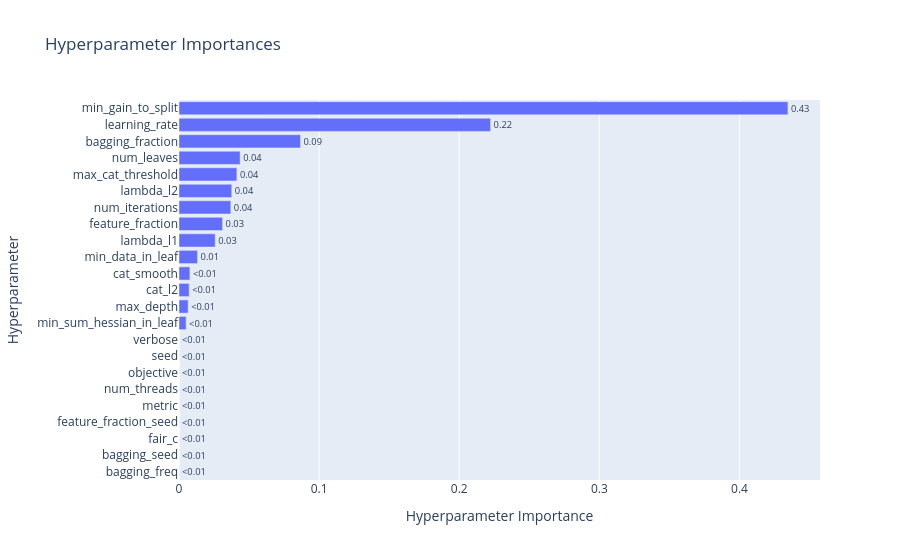

The code cell stored with this chart in its notebook:
### Code cell
optuna.visualization.plot_param_importances(estudio)

### Figure 1 — Plotly figure (JSON) as saved in the notebook; plotly's stock layout.template omitted (floating-point values rounded to 4 significant figures)
{"data": [{"cliponaxis": false, "hovertemplate": ["bagging_freq (CategoricalDistribution): 0.0<extra></extra>", "bagging_seed (CategoricalDistribution): 0.0<extra></extra>", "fair_c (CategoricalDistribution): 0.0<extra></extra>", "feature_fraction_seed (CategoricalDistribution): 0.0<extra></extra>", "metric (CategoricalDistribution): 0.0<extra></extra>", "num_threads (CategoricalDistribution): 0.0<extra></extra>", "objective (CategoricalDistribution): 0.0<extra></extra>", "seed (CategoricalDistribution): 0.0<extra></extra>", "verbose (CategoricalDistribution): 0.0<extra></extra>", "min_sum_hessian_in_leaf (FloatDistribution): 0.005069248223315452<extra></extra>", "max_depth (IntDistribution): 0.006525987340640677<extra></extra>", "cat_l2 (FloatDistribution): 0.007244035655900514<extra></extra>", "cat_smooth (FloatDistribution): 0.007799381240002955<extra></extra>", "min_data_in_leaf (IntDistribution): 0.013228660257294486<extra></extra>", "lambda_l1 (FloatDistribution): 0.025857806854669523<extra></extra>", "feature_fraction (FloatDistribution): 0.03107498093090472<extra></extra>", "num_iterations (IntDistribution): 0.03698251624662816<extra></extra>", "lambda_l2 (FloatDistribution): 0.03765821356139675<extra></extra>", "max_cat_threshold (CategoricalDistribution): 0.041311305239187<extra></extra>", "num_leaves (IntDistribution): 0.04361958601851806<extra></extra>", "bagging_fraction (FloatDistribution): 0.08670419683339489<extra></extra>", "learning_rate (FloatDistribution): 0.2223568279916127<extra></extra>", "min_gain_to_split (FloatDistribution): 0.43456725360653436<extra></extra>"], "name": "Objective Value", "orientation": "h", "text": ["<0.01", "<0.01", "<0.01", "<0.01", "<0.01", "<0.01", "<0.01", "<0.01", "<0.01", "<0.01", "<0.01", "<0.01", "<0.01", "0.01", "0.03", "0.03", "0.04", "0.04", "0.04", "0.04", "0.09", "0.22", "0.43"], "textposition": "outside", "type": "bar", "x": [0, 0, 0, 0, 0, 0, 0, 0, 0, 0.005069, 0.006526, 0.007244, 0.007799, 0.01323, 0.02586, 0.03107, 0.03698, 0.03766, 0.04131, 0.04362, 0.0867, 0.2224, 0.4346], "y": ["bagging_freq", "bagging_seed", "fair_c", "feature_fraction_seed", "metric", "num_threads", "objective", "seed", "verbose", "min_sum_hessian_in_leaf", "max_depth", "cat_l2", "cat_smooth", "min_data_in_leaf", "lambda_l1", "feature_fraction", "num_iterations", "lambda_l2", "max_cat_threshold", "num_leaves", "bagging_fraction", "learning_rate", "min_gain_to_split"]}], "layout": {"title": {"text": "Hyperparameter Importances"}, "xaxis": {"title": {"text": "Hyperparameter Importance"}}, "yaxis": {"title": {"text": "Hyperparameter"}}}}
